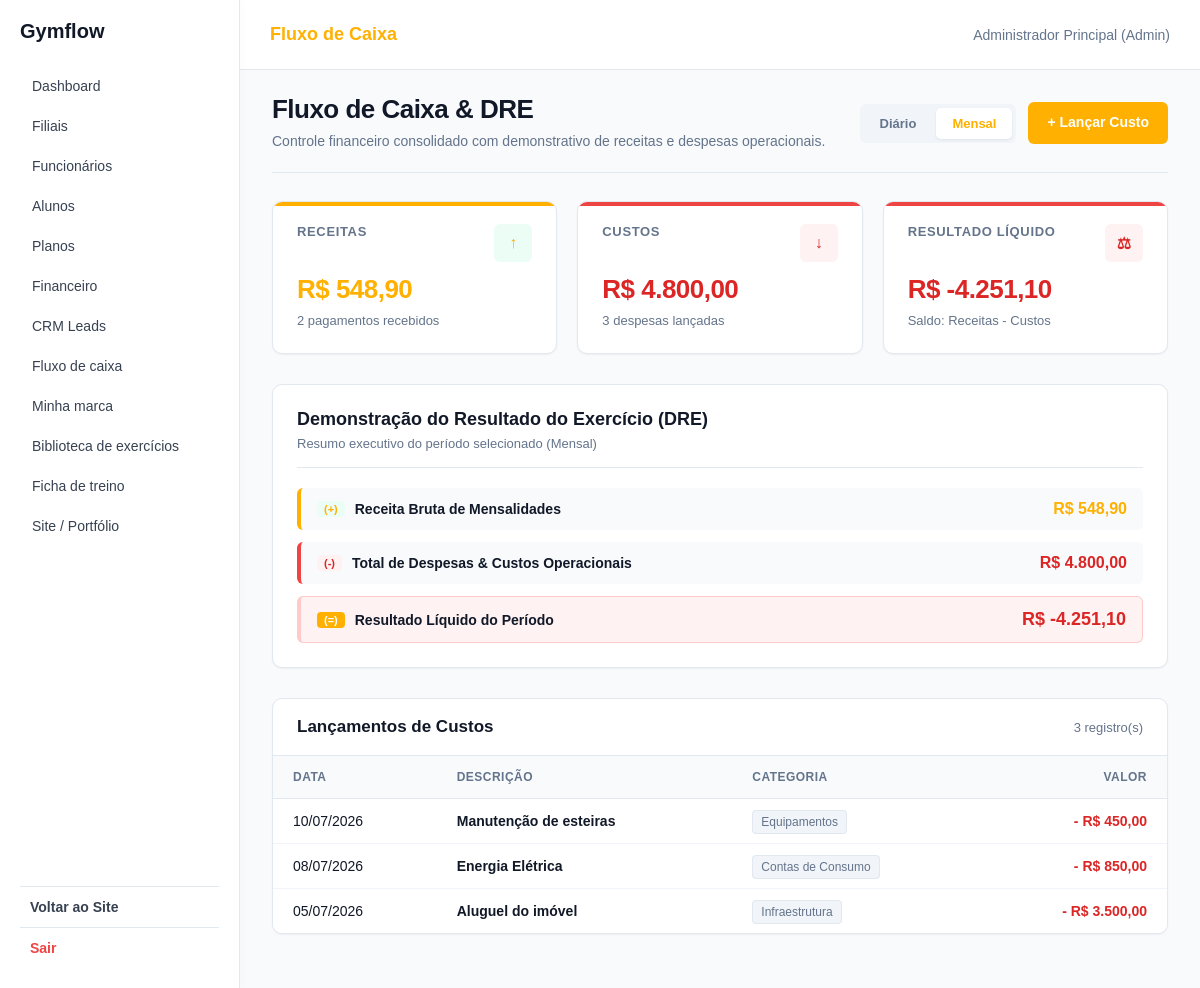
/app/controllers/FluxoCaixaController.php (signed in), run on an earlier commit of the app's database.
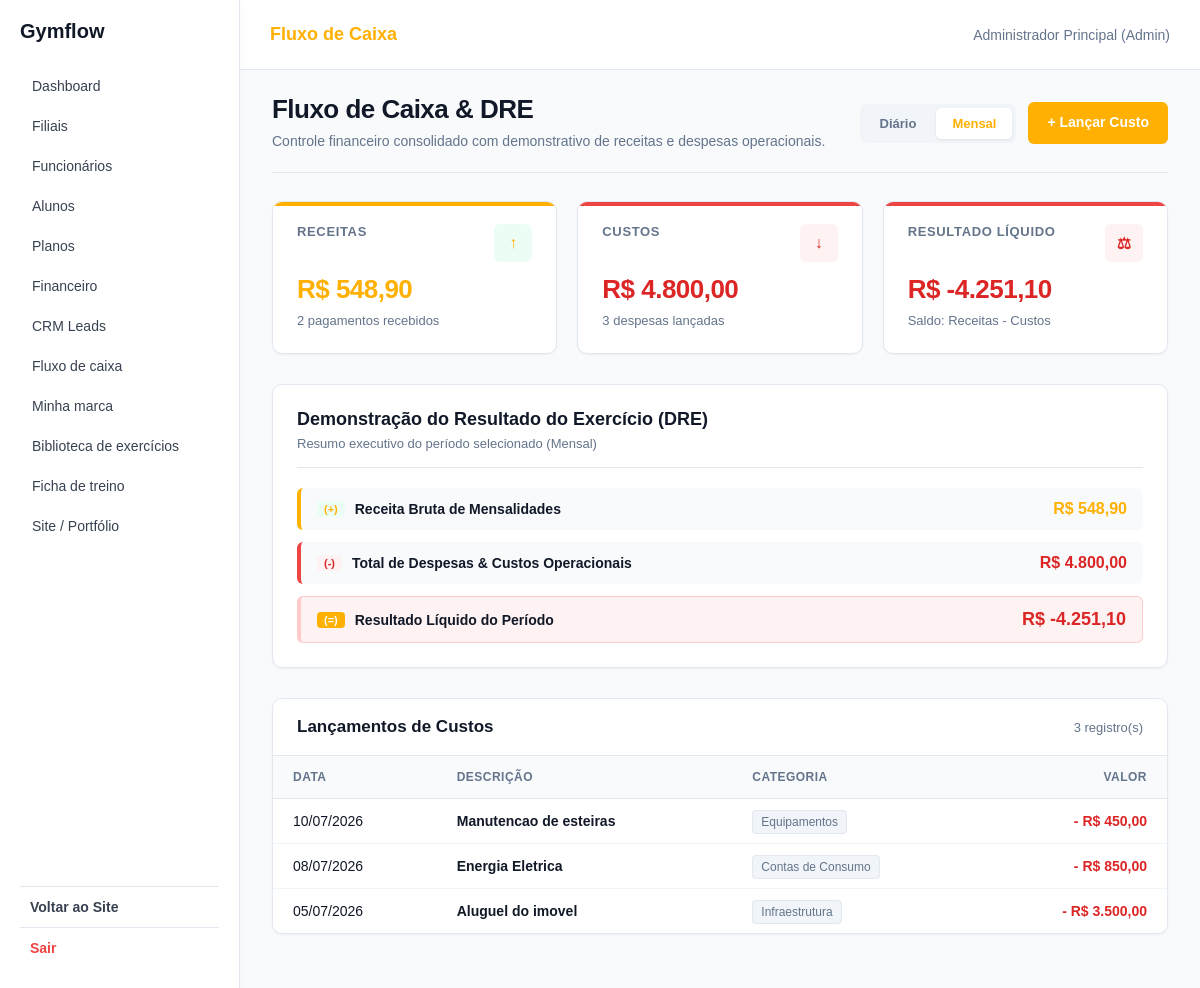
And on a later commit of the database.
### tables this page shows
CREATE TABLE custos (
    id INT AUTO_INCREMENT PRIMARY KEY,
    filial_id INT NOT NULL,
    descricao VARCHAR(255) NOT NULL,
    categoria VARCHAR(50) NOT NULL,
    valor NUMERIC(10, 2) NOT NULL CHECK (valor >= 0),
    data DATE NOT NULL,
    FOREIGN KEY (filial_id) REFERENCES filiais(id) ON DELETE CASCADE
);

### app/models/FluxoCaixa.php (called while the page is built, shortened)
<?php
require_once __DIR__ . '/Database.php';
$operacao = $operacao ?? '';
$company_id = $_SESSION['company_id'] ?? 0;
if ($operacao === 'listar_fluxo') {
    $stmt = $pdo->prepare("
        SELECT
            cu.id,
            cu.descricao,
            cu.categoria,
            cu.valor,
            cu.data
        FROM custos cu
        INNER JOIN filiais f ON f.id = cu.filial_id
        WHERE f.company_id = ?
        ORDER BY cu.data DESC, cu.id DESC
    ");
    $stmt->execute([$company_id]);
    $custos = $stmt->fetchAll();
}

### app/views/fluxo_caixa/index.php (the view, shortened to what the changed rows need)
<?php
include __DIR__ . '/../shared/header.php';
include __DIR__ . '/../shared/sidebar.php';
?>
<link rel="stylesheet" href="<?= BASE_URL ?>/assets/css/jorge-financeiro.css">
<main class="conteudo fluxo-page">
    <div class="fin-page-header">
        <div class="fin-header-info">
            <h1>Fluxo de Caixa & DRE</h1>
        </div>
    </div>
    <section class="fin-dre-card">
        <div class="fin-dre-header">
            <h2>Demonstração do Resultado do Exercício (DRE)</h2>
        </div>
    </section>
    <section class="fin-table-card">
        <div class="fin-table-header">
            <h2>Lançamentos de Custos</h2>
        </div>
        <div class="fin-table-responsive">
            <table class="fin-table">
                <thead>
                    <tr>
                        <th>Data</th>
                        <th>Descrição</th>
                        <th>Categoria</th>
                        <th style="text-align: right;">Valor</th>
                    </tr>
                </thead>
                <tbody>
                    <?php if (empty($custos)): ?>
                        <tr>
                            <td colspan="4" style="text-align: center; padding: 32px; color: var(--fin-text-muted);">
                                Nenhum custo lançado no período selecionado.
                            </td>
                        </tr>
                    <?php else: ?>
                        <?php foreach ($custos as $custo): ?>
                            <tr>
                                <td>
                                    <?= date('d/m/Y', strtotime($custo['data'])) ?>
                                </td>
                                <td>
                                    <strong><?= htmlspecialchars($custo['descricao']) ?></strong>
                                </td>
                                <td>
                                    <span class="fin-badge-categoria">
                                        <?= htmlspecialchars($custo['categoria']) ?>
                                    </span>
                                </td>
                                <td style="text-align: right; color: var(--fin-danger-dark); font-weight: 700;">
                                    - R$ <?= number_format($custo['valor'], 2, ',', '.') ?>
                                </td>
                            </tr>
                        <?php endforeach; ?>
                    <?php endif; ?>
                </tbody>
            </table>
        </div>
    </section>
</main>
<?php include __DIR__ . '/../shared/footer.php'; ?>

What changed in the data, as far as the page shows it:
changed custos "Equipamentos": descricao "Manutenção de esteiras" → "Manutencao de esteiras"
changed custos "Contas de Consumo": descricao "Energia Elétrica" → "Energia Eletrica"
changed custos "Infraestrutura": descricao "Aluguel do imóvel" → "Aluguel do imovel"
